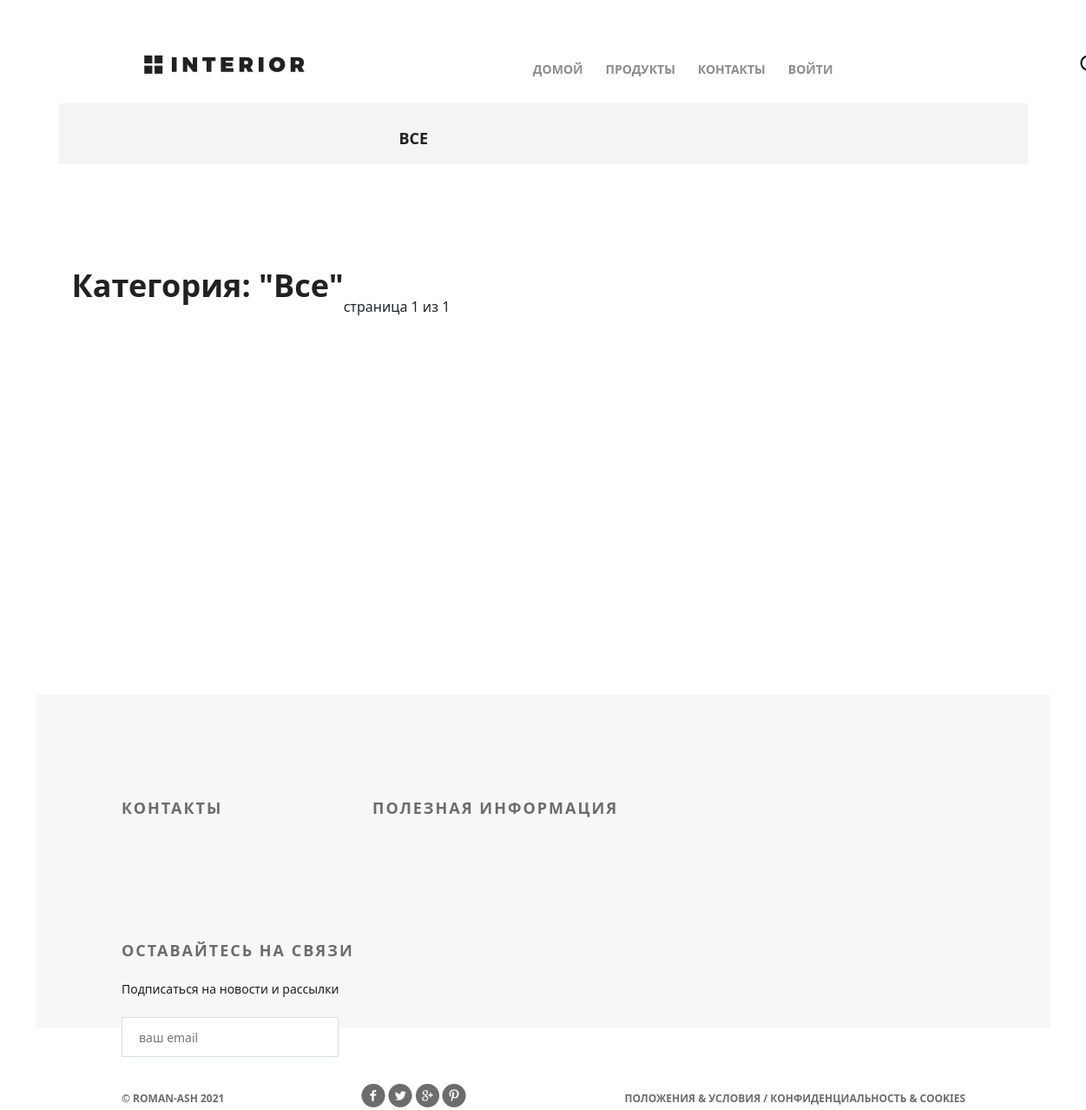
Before: /products/category/0 with the older database file.
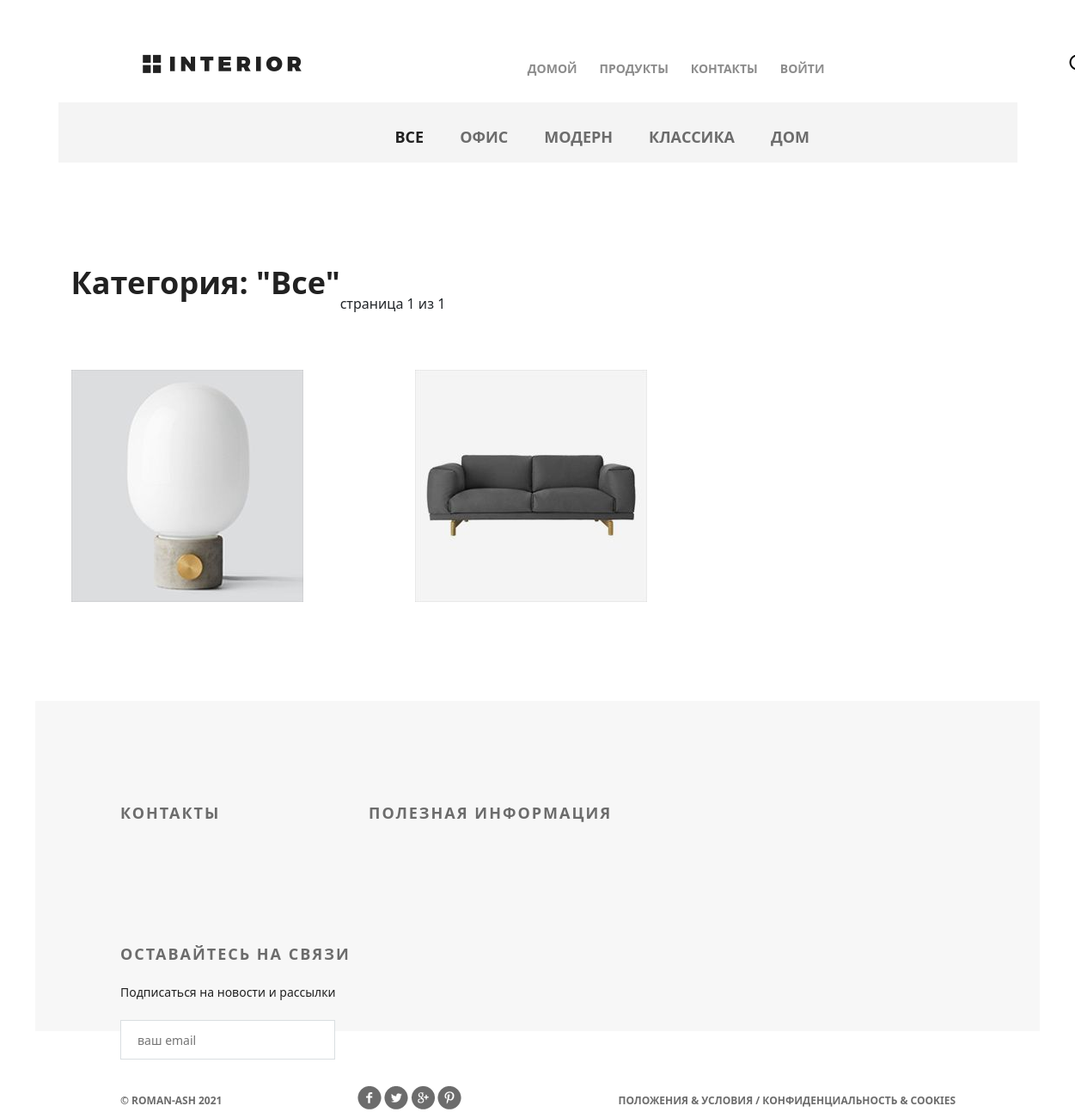
After: the same page with the newer database file.
### furnitureapp/models.py (models this page shows, shortened)
class ProductCategory(models.Model):
    name = models.CharField(
        max_length=64,
        verbose_name='имя',
        unique=True,
    )
    description = models.TextField(
        verbose_name='описание',
        blank=True,
    )
    created = models.DateTimeField(
        auto_now_add=True
    )
    update = models.DateTimeField(
        auto_now=True
    )

class Product(models.Model):
    category = models.ForeignKey(
        ProductCategory,
        on_delete=models.CASCADE
    )
    name = models.CharField(
        max_length=128,
        verbose_name='имя продукта'
    )
    image = models.ImageField(
        upload_to='products_images',
        blank=True
    )
    short_desc = models.CharField(
        max_length=60,
        verbose_name='краткое описание',
        blank=True
    )
    description = models.TextField(
        verbose_name='описание продукта',
        blank=True
    )
    price = models.DecimalField(
        max_digits=8,
        verbose_name='цена',
        decimal_places=2
    )
    quantity = models.PositiveIntegerField(
        verbose_name='количество на складе',
        default=0
    )

### furnitureapp/views.py (the view, shortened to what this page needs)
# urls.py: path('products/', include('furnitureapp.urls', namespace='products')),
def products(request, pk=None, page=1):
    title = 'Каталог'
    links_menu = ProductCategory.objects.all()
    basket = get_basket(request.user)
    if pk is not None:
        if pk == 0:
            products = Product.objects.all().order_by('price')  # filter(is_active=True, category__is_active=True)
            category = {'pk': 0, 'name': 'все'}
        else:
            category = get_object_or_404(ProductCategory, pk=pk)
            products = Product.objects.filter(category__pk=pk).order_by('price')  # filter(is_active=True, category__is_active=True)
        paginator = Paginator(products, 2)
        try:
            products_paginator = paginator.page(page)
        except PageNotAnInteger:
            products_paginator = paginator.page(1)
        except EmptyPage:
            products_paginator = paginator.page(paginator.num_pages)
        context = {
            'title': title,
            'links_menu': links_menu,
            'category': category,
            'products': products_paginator,
            'basket': basket,
        }
        return render(request, 'furnitureapp/products.html', context)

### furnitureapp/views.py (called while the page is built)
def get_basket(user):
    if user.is_authenticated:
        return Basket.objects.filter(user=user)
    else:
        return []

### furnitureapp/templates/furnitureapp/products.html (shortened to what this page needs)
{% extends 'furniture_online_store/base.html' %}
{% load static %}
{% block css %}
    <link rel="stylesheet" type="text/css" href="{% static 'furniture_online_store/style.css' %}">
{% endblock %}
{% block content %}
		<div class="hero-white">
		    {% include 'furniture_online_store/includes/inc_main_menu.html' %}
		</div>
		<div class="details">
			<div class="links clearfix">
				<ul class="links-menu">
                    <li>
                        <a href="{% url 'products:category' 0 %}" class="
                          {% if request.resolver_match.kwargs.pk == 0 %}
                            active
                          {% endif %}">Все</a>
                    </li>
                    {% for link in links_menu %}
					    <li><a href="{% url 'products:category' link.pk %}" class="
                          ">{{ link.name }}</a></li>
                    {% endfor %}
				</ul>
			</div>
            <div class="products_list">
                  <div class="title clearfix">
                      {% if category %}
                            <h2>
                              Категория: "{{ category.name|title }}"
                            </h2>
                      {% endif %}
                  </div>
                  <div class="paginator">
                      <span class="current">
                        страница {{ products.number }} из
                        {{ products.paginator.num_pages }}
                      </span>
                  </div>
                  <div class="category-products products">
                    {% for product in products %}
                      <div class="block">
                        <a href="{% url 'products:detail' product.pk %}">
                          <img src="/media/{{ product.image }}" alt="product" style="width: 270px;">
                        </a>
                      </div>
                    {% endfor %}
                  </div>
                </div>
              </div>
		</div>
{% endblock %}

### furniture_online_store/templates/furniture_online_store/base.html (shortened to what this page needs)
{% load static %}
<!DOCTYPE html>
<html>
<head>
    {% block css %}
    {% endblock %}
	<link rel="stylesheet" type="text/css" href="{% static 'furniture_online_store/style.css' %}">
    <link href="https://cdn.jsdelivr.net/npm/bootstrap@5.0.0-beta3/dist/css/bootstrap.min.css" rel="stylesheet">
</head>
<body>
	<div class="container">
        {% block content %}
        {% endblock %}
    <div class="clr"></div>
    <div class="footer">
        <div class="clearfix">
            <div class="text-footer">
                <h3>контакты</h3>
            </div>
            <div class="text-footer">
                <h3>полезная информация</h3>
            </div>
            <div class="text-footer clearfix">
                <h3>Оставайтесь на связи</h3>
                <p>Подписаться на новости и рассылки</p>
                <form>
                    <input type="email" name="email" placeholder="ваш email">
                    <a href="#"><i class="fa fa-paper-plane fa-2x" aria-hidden="true"></i></a>
                </form>
            </div>
        </div>
        <p class="small">&copy; roman-ash 2021</p>
        <div class="social">
            <a href="#" class="social1"></a>
            <a href="#" class="social2"></a>
            <a href="#" class="social3"></a>
            <a href="#" class="social4"></a>
        </div>
        <p class="small">Положения &amp; Условия  /  Конфиденциальность &amp; Cookies</p>
    </div>
</body>
</html>

### furniture_online_store/templates/furniture_online_store/includes/inc_main_menu.html (shortened to what this page needs)
<div class="header clearfix">
    <a href="/" class="logo"></a>
    <ul class="menu">
        <li><a href="{% url 'main' %}" class="{% if request == '/' %}active{% endif %}">домой</a></li>
        <li><a href="{% url 'products:main' %}">продукты</a></li>
        <li><a href="{% url 'contacts' %}">контакты</a></li>
        {% if not user.is_authenticated %}
            <a href="{% url 'auth:login' %}">войти</a>
        {% endif %}
    </ul>
    <a href="#" class="search"></a>
</div>

### furniture_online_store/static/furniture_online_store/style.css (style rules this page uses)
* { margin: 0; padding: 0; }
body { font-family: 'Montserrat', sans-serif; }
html, body { height: 100%; }
.clr { height: 384px; }
.container { width: 1366px; margin: 0 auto; min-height: 100%; }
.logo { background-image: url(img/logo.png); margin-top: 63px; width: 185px; height: 22px; float: left; }
.menu { list-style-type: none; margin-top: 67px; float: right; }
.menu li { float: left; }
.menu a { color: #8c8c8c; font-size: 14px; font-weight: 700; text-align: right; text-transform: uppercase; text-decoration: none; padding: 10px 13px; }
.search { display: block; width: 23px; height: 23px; background-image: url(img/search.png); position: absolute; top: 63px; left: 1176px; }
.clearfix:after { content: ""; display: block; clear: both; }
.title { height: 152px; margin-right: 15px; }
.title h2 { float: left; margin-top: 118px; color: #212121; font-size: 36px; font-weight: 700; text-align: left; margin-left: 15px; }
.footer { height: 384px; width: 1169px; background-color: #f7f7f7; padding-left: 99px; padding-right: 98px; margin: -384px auto 0; clear: both; }
.footer form { position: relative; }
.footer form a i { display: block; width: 21px; height: 21px; position: absolute; z-index: 2; top: 10px; right: 50px; color: #6c6c6c; }
.text-footer { margin-top: 120px; width: 221px; float: left; margin-right: 68px; }
.text-footer:last-child { margin-right: 0; }
.text-footer h3 { text-transform: uppercase; color: #6c6c6c; font-size: 18px; font-weight: 700; text-align: left; margin-bottom: 22px; letter-spacing: 2px; }
.text-footer p { color: #212121; font-size: 14px; font-weight: 300; line-height: 24px; text-align: left; margin-bottom: 20px; }
.text-footer a { text-decoration: none; text-transform: uppercase; color: #212121; font-size: 14px; font-weight: 700; line-height: 26px; text-align: left; }
.text-footer:nth-child(2) { width: 422px; }
.text-footer:nth-child(3) { width: 363px; }
.text-footer input { border-width: 1px; border-color: #d9dee1; border-style: solid; background-color: #ffffff; width: 250px; height: 46px; outline: none; color: #6c6c6c; font-size: 14px; font-weight: 300; line-height: 22px; text-align: left; padding-left: 19px; padding-right: 70px; }
.footer .small { text-transform: uppercase; float: left; color: #6c6c6c; font-size: 12px; font-weight: 700; line-height: 26px; text-align: left; margin-top: 35px; }
.social { height: 28px; width: 121px; float: left; margin-left: 158px; margin-top: 30px; }
.social1 { background: url(img/social-links.png); height: 28px; width: 28px; float: left; }
.social2 { background: url(img/social-links.png); background-position: -34px 0px; height: 28px; width: 28px; float: left; margin-left: 3px; }
.social3 { background: url(img/social-links.png); background-position: -67px 0px; height: 28px; width: 28px; float: left; margin-left: 3px; }
.social4 { background: url(img/social-links.png); background-position: -101px 0px; height: 28px; width: 28px; float: left; margin-left: 3px; }
.footer .small:nth-child(4) { float: right; }
.products { margin-top: 50px; margin-bottom: 56px; }
.products .block a img { float: left; }
.products .block { float: left; margin: 15px; display: block; height: 370px; width: 370px; position: relative; }
.hero-white { background-color: #fff; height: 119px; padding-left: 98px; padding-right: 211px; position: relative; }
.links { height: 70px; background-color: #f4f4f4; position: relative; padding-left: 360px; }
.links-menu { margin: 27px auto 0px; position: absolute; }
.links-menu li { float: left; list-style-type: none; padding-right: 42px; }
.links-menu li a { text-decoration: none; color: #6c6c6c; font-size: 18px; font-weight: 700; text-transform: uppercase; }
.links-menu .active { color: #212121; font-size: 18px; font-weight: 700; }

Changed rows visible on the page:
added ProductCategory: name "ОФИС"
added ProductCategory: name "МОДЕРН"
added ProductCategory: name "КЛАССИКА"
added ProductCategory: name "ДОМ"
added Product: image (picture)
added Product: image (picture)
